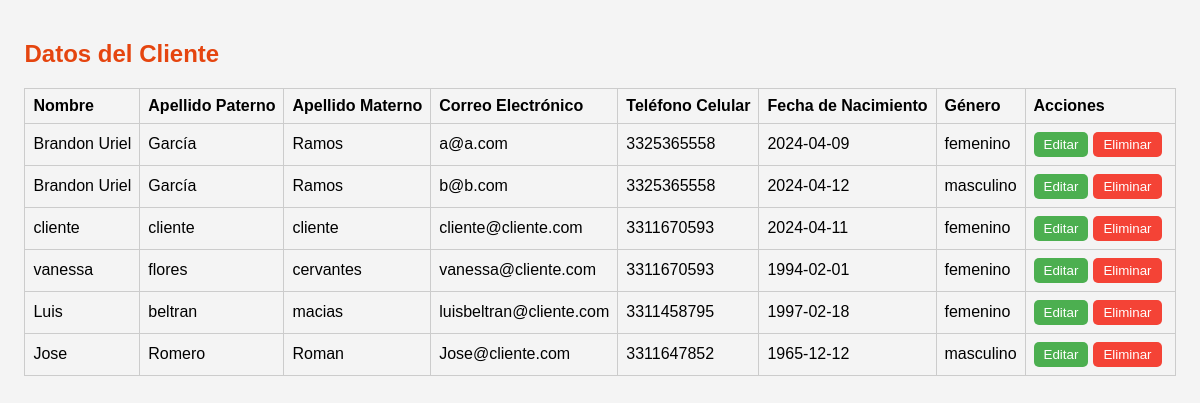
The app's page /src/client/read-client/read-client.php with its own data.
### tables this page shows
CREATE TABLE `clients` (
  `id` int NOT NULL,
  `firstName` varchar(50) NOT NULL,
  `lastName` varchar(50) NOT NULL,
  `surname` varchar(50) NOT NULL,
  `email` varchar(100) NOT NULL,
  `phone` varchar(15) NOT NULL,
  `birthdate` date NOT NULL,
  `gender` enum('masculino','femenino','otro') NOT NULL,
  `password` varchar(255) NOT NULL,
  `table_number` int DEFAULT NULL
);

### src/client/read-client/fetchClients.php (the view, shortened to what this page needs)
<?php
require '../../db/connection.php';
$sql = "SELECT id, firstName, lastName, surname, email, phone, birthdate, gender FROM clients";
$result = $conn->query($sql);
if ($result->num_rows > 0) {
    while ($row = $result->fetch_assoc()) {
        echo "<tr>";
        echo "<td>" . htmlspecialchars($row['firstName']) . "</td>";
        echo "<td>" . htmlspecialchars($row['lastName']) . "</td>";
        echo "<td>" . htmlspecialchars($row['surname']) . "</td>";
        echo "<td>" . htmlspecialchars($row['email']) . "</td>";
        echo "<td>" . htmlspecialchars($row['phone']) . "</td>";
        echo "<td>" . htmlspecialchars($row['birthdate']) . "</td>";
        echo "<td>" . htmlspecialchars($row['gender']) . "</td>";
        echo '<td><button class="edit-btn" onclick="location.href=\'../update-client/update-client.php?id=' . $row['id'] . '\'">Editar</button><button class="delete-btn" data-id="' . $row['id'] . '">Eliminar</button></td>';
        echo "</tr>";
    }
} else {
    echo "<tr><td colspan='8'>No hay clientes registrados.</td></tr>";
}

### src/client/read-client/read-client.css (style rules this page uses)
body { font-family: Arial, sans-serif; background-color: #f4f4f4; display: flex; justify-content: center; align-items: center; margin: 0; }
table, th, td { border: 1px solid #ccc; }
th, td { padding: 8px; text-align: left; }
button { padding: 5px 10px; margin-right: 5px; cursor: pointer; border-radius: 5px; border: none; }
.edit-btn { background-color: #4caf50; color: white; }
.delete-btn { background-color: #f44336; color: white; }

### records on screen
clients: firstName "Brandon Uriel", lastName "García", surname "Ramos", email "a@a.com", phone "3325365558", birthdate "2024-04-09", gender "femenino"
clients: firstName "Brandon Uriel", lastName "García", surname "Ramos", email "b@b.com", phone "3325365558", birthdate "2024-04-12", gender "masculino"
clients: firstName "cliente", lastName "cliente", surname "cliente", email "cliente@cliente.com", phone "3311670593", birthdate "2024-04-11", gender "femenino"
clients: firstName "vanessa", lastName "flores", surname "cervantes", email "vanessa@cliente.com", phone "3311670593", birthdate "1994-02-01", gender "femenino"
clients: firstName "Luis", lastName "beltran", surname "macias", email "luisbeltran@cliente.com", phone "3311458795", birthdate "1997-02-18", gender "femenino"
clients: firstName "Jose", lastName "Romero", surname "Roman", email "Jose@cliente.com", phone "3311647852", birthdate "1965-12-12", gender "masculino"
